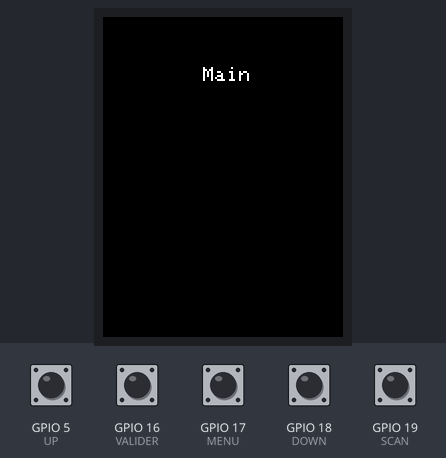
A sketch run on a simulated ESP32. Parts: 240×320 colour display. The test bench sets the inputs (shaded band); at power-on: GPIO 5 (UP), GPIO 16 (VALIDER), GPIO 17 (MENU), GPIO 18 (DOWN), GPIO 19 (SCAN) HIGH. What the sketch prints to the serial monitor is not drawn.

Above: at 6.5 s.
6.6 s: GPIO 17 (MENU) pulled LOW for 0.15 s
At 7.8 s:
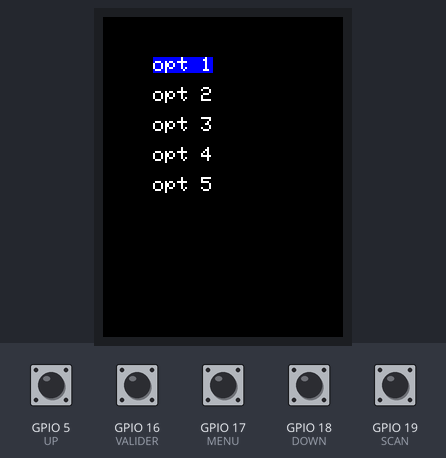
8.2 s: GPIO 5 (UP) pulled LOW for 0.15 s
At 9.0 s:
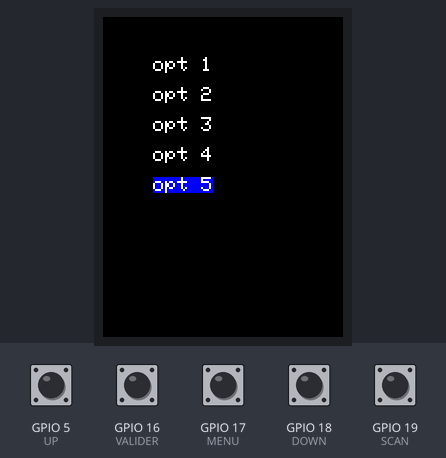
9.8 s: GPIO 5 (UP) pulled LOW for 1 s
At 10.3 s:
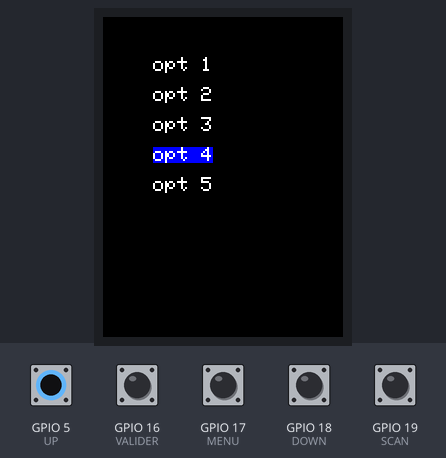
13.9 s: GPIO 18 (DOWN) pulled LOW for 0.15 s
At 14.4 s:
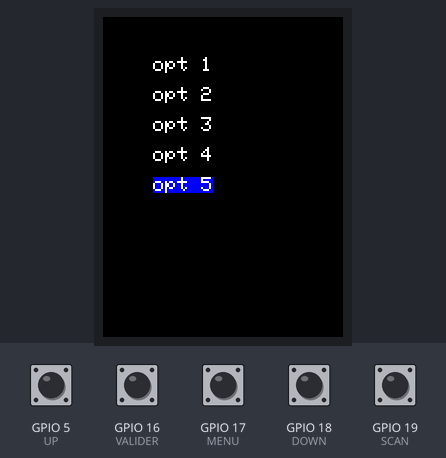

The sketch:

leytrack.ino
```cpp
#include "leytrack.h"

#include <TFT_eSPI.h>

void setup() {
    Serial.begin(115200);
    _setup();
}

void loop() {
    _loop();
}
```

leytrack.cpp
```cpp
#include "leytrack.h"
#include "src/interface/screens/splash/splash.h"
#include "src/interface/screens/main/main.h"

#include "src/actions/handler.h"


TFT_eSPI tft = TFT_eSPI(); // Create TFT object

void _setup() {
    // Initialize the TFT display
    tft.init();
    tft.setRotation(0);
    tft.fillScreen(0x0000);

    // debug
    // tft.setTextSize(2);
    // tft.setTextColor(0xFFFF, 0x0000); // Set text color to white with black background
    // tft.setCursor(75, 120);
    // tft.println("Leytrack");

    splashScreen(5000, tft);    // Show splash screen for 5 seconds
    // tft.fillScreen(0x0000);     // Clear the screen after splash

    // // Initialise the user experience
    initActionHandler();

    drawMainScreen(tft);
}

void _loop() {
    handleActions(tft);            // Handle user actions
}
```

leytrack.h
```cpp
#ifndef _H_LEYTRACK_H_
#define _H_LEYTRACK_H_

#include <TFT_eSPI.h>

extern TFT_eSPI tft;

void _setup();
void _loop();

#endif
```

handler.cpp
```cpp
#include "handler.h"
#include "../behavior/scanner/scanner.h"
#include "../interface/screens/main/main.h"
#include "../behavior/menu/menuBehavior.h"

static const unsigned long debounceDelay = 50; // ms

// États des switchs
static bool radarOn = false;
static bool menuOn  = false;

// Variables pour debounce
static int lastRadarState = HIGH, lastMenuState = HIGH, lastUpState = HIGH, lastDownState = HIGH, lastOkState = HIGH;
static unsigned long lastRadarTime = 0, lastMenuTime = 0, lastUpTime = 0, lastDownTime = 0, lastOkTime = 0;

void initActionHandler() {
    // Init each button pin
    pinMode(SCAN, INPUT_PULLUP);
    pinMode(MENU, INPUT_PULLUP);
    pinMode(UP, INPUT_PULLUP);
    pinMode(DOWN, INPUT_PULLUP);
    pinMode(VALIDER, INPUT_PULLUP);
}

void handleActions(TFT_eSPI &tft) {
    unsigned long currentMillis = millis();

    // === Bouton RADAR (switch) ===
    int radarState = digitalRead(SCAN);
    if (radarState != lastRadarState && (currentMillis - lastRadarTime) > debounceDelay) {
        lastRadarTime = currentMillis;
        if (radarState == LOW) { // clic
            if (menuOn) {
                menuOn = false; // Turn off menu if radar is started
                Serial.println("Force Menu OFF");
                stopMenu(tft);
            }
            radarOn = !radarOn;
            Serial.println(radarOn ? "Radar ON" : "Radar OFF");

            // action

            if (radarOn) {
                startNewScan(tft);
            } else {
                stopScan(tft);
                drawMainScreen(tft);
            }


        }
    }
    lastRadarState = radarState;

    // === Bouton MENU (switch) ===
    int menuState = digitalRead(MENU);
    if (menuState != lastMenuState && (currentMillis - lastMenuTime) > debounceDelay) {
        lastMenuTime = currentMillis;
        if (menuState == LOW) {
            if (radarOn) {
                radarOn = false; // Turn off radar if menu is opened
                Serial.println("Force Radar OFF");
                stopScan(tft);
            }
            menuOn = !menuOn;
            Serial.println(menuOn ? "Menu ON" : "Menu OFF");

            if (menuOn) {
                //tft.fillScreen(0x0000); // directement dans menuBehavior
                startMenu(tft);
            } else {
                stopMenu(tft);
                drawMainScreen(tft);
            }

        }
    }
    lastMenuState = menuState;

    if (!menuOn) { // menuBehavior prend le relai sur ces boutons
        // === Bouton UP (momentary) ===
        int upState = digitalRead(UP);
        if (upState != lastUpState && (currentMillis - lastUpTime) > debounceDelay) {
            lastUpTime = currentMillis;
            if (upState == LOW) {
                Serial.println("Haut");
            }
        }
        lastUpState = upState;

        // === Bouton DOWN (momentary) ===
        int downState = digitalRead(DOWN);
        if (downState != lastDownState && (currentMillis - lastDownTime) > debounceDelay) {
            lastDownTime = currentMillis;
            if (downState == LOW) {
                Serial.println("Bas");
            }
        }
        lastDownState = downState;

        // === Bouton OK (momentary) ===
        int okState = digitalRead(VALIDER);
        if (okState != lastOkState && (currentMillis - lastOkTime) > debounceDelay) {
            lastOkTime = currentMillis;
            if (okState == LOW) {
                Serial.println("OK");
            }
        }
        lastOkState = okState;
    }

}
```

handler.h
```cpp
#ifndef _H_HANDLER_H_
#define _H_HANDLER_H_

#include "../../config/config.h"
#include <Arduino.h>

#include <TFT_eSPI.h>

void initActionHandler();    // Init butons
void handleActions(TFT_eSPI &tft);        // Read and handle inputs

#endif
```

menuBehavior.cpp
```cpp
#include "menuBehavior.h"
#include "../../../config/config.h"
#include "../../interface/screens/menu/menu.h"
#include <Arduino.h>


static const unsigned long debounceDelay = 50; // ms
static int lastUpState = HIGH, lastDownState = HIGH, lastOkState = HIGH;
static unsigned long lastUpTime = 0, lastDownTime = 0, lastOkTime = 0;

// FreeRTOS
TaskHandle_t menuTaskHandle = NULL;
bool menuRunning = false;

// === Tâche Menu ===
void menuTask(void *pvParameters) {
    TFT_eSPI *tft = (TFT_eSPI *)pvParameters;

    tft->fillScreen(0x0000);
    drawMenu(*tft); // Affichage initial

    bool menuNeedsRefresh = true;

    while (menuRunning) {
        unsigned long currentMillis = millis();

        // Bouton UP
        int upState = digitalRead(UP);
        if (upState != lastUpState && (currentMillis - lastUpTime) > debounceDelay) {
            lastUpTime = currentMillis;
            if (upState == LOW) {
                selectedItem--;
                if (selectedItem < 0) selectedItem = menuLength - 1;
                menuNeedsRefresh = true;
                Serial.println("Haut dans le menu");
            }
        }
        lastUpState = upState;

        // Bouton DOWN
        int downState = digitalRead(DOWN);
        if (downState != lastDownState && (currentMillis - lastDownTime) > debounceDelay) {
            lastDownTime = currentMillis;
            if (downState == LOW) {
                selectedItem++;
                if (selectedItem >= menuLength) selectedItem = 0;
                menuNeedsRefresh = true;
                Serial.println("Bas dans le menu");
            }
        }
        lastDownState = downState;

        // Bouton OK
        int okState = digitalRead(VALIDER);
        if (okState != lastOkState && (currentMillis - lastOkTime) > debounceDelay) {
            lastOkTime = currentMillis;
            if (okState == LOW) {
                Serial.printf("OK pressed on %d\n", selectedItem + 1);
            }
        }
        lastOkState = okState;

        // Rafraîchissement uniquement si nécessaire
        if (menuNeedsRefresh) {
            drawMenu(*tft);
            menuNeedsRefresh = false;
        }

        vTaskDelay(pdMS_TO_TICKS(10)); // bouclage fluide
    }


    vTaskDelete(NULL);
}

// === Lancer le menu ===
void startMenu(TFT_eSPI &tft) {
    if (menuRunning) return; // Déjà en cours

    menuRunning = true;
    xTaskCreatePinnedToCore(
        menuTask,          // Fonction
        "MenuTask",        // Nom
        4096,              // Taille stack
        &tft,              // Paramètre
        1,                 // Priorité
        &menuTaskHandle,   // Handle
        1                  // Core 1 (affichage)
    );
}

// === Arrêter le menu ===
void stopMenu(TFT_eSPI &tft) {
    if (!menuRunning) return;

    menuRunning = false;
    while (menuTaskHandle != NULL && eTaskGetState(menuTaskHandle) != eDeleted) {
        vTaskDelay(pdMS_TO_TICKS(10));
    }
    menuTaskHandle = NULL;

    //drawMainScreen(tft); // Retour écran principal
}
```

menuBehavior.h
```cpp
#ifndef _H_MENUBEHAVIOR_H_
#define _H_MENUBEHAVIOR_H_

#include <TFT_eSPI.h>

void startMenu(TFT_eSPI &tft);

void stopMenu(TFT_eSPI &tft);

#endif
```

scanner.cpp
```cpp
#include "scanner.h"
#include "../../interface/screens/radar/radar.h"

#include <Arduino.h> // Pour FreeRTOS sur ESP32

// Handle de la tâche radar
TaskHandle_t radarTaskHandle = NULL;
bool radarRunning = false;

// ==== Tâche radar ====
void radarTask(void *pvParameters) {
    TFT_eSPI *tft = (TFT_eSPI *)pvParameters;

    while (radarRunning) {
        radarBackground(*tft); // Affiche le radar
        for (int i = 0; i < 300; i++) { // 300 x 10 ms = 3 secondes
            if (!radarRunning) break;   // Si on a demandé l'arrêt, on sort tout de suite
            vTaskDelay(pdMS_TO_TICKS(10));
        }
    }

    // Fin de la tâche
    vTaskDelete(NULL);
}

void startNewScan(TFT_eSPI &tft) {
    if (radarRunning) return; // Déjà en cours

    radarRunning = true;

    // Création d'une tâche FreeRTOS sur le core 1
    xTaskCreatePinnedToCore(
        radarTask,         // Fonction
        "RadarTask",       // Nom
        4096,              // Taille de la pile (bytes)
        &tft,              // Paramètre
        1,                 // Priorité
        &radarTaskHandle,  // Handle
        1                  // Core (1 recommandé pour l'affichage)
    );
}

void stopScan(TFT_eSPI &tft) {
    if (!radarRunning) return;

    radarRunning = false;

    // Optionnel : attendre que la tâche se termine
    while (radarTaskHandle != NULL && eTaskGetState(radarTaskHandle) != eDeleted) {
        vTaskDelay(pdMS_TO_TICKS(10));
    }

    radarTaskHandle = NULL;

    //drawMainScreen(tft); // Retour écran principal
}
```

scanner.h
```cpp
#ifndef _H_SCANNER_H_
#define _H_SCANNER_H_

#include <TFT_eSPI.h>


void startNewScan(TFT_eSPI &tft);
void stopScan(TFT_eSPI &tft);

#endif
```

communication.cpp
```cpp
#include "communication.h"
```

communication.h
```cpp
#ifndef _H_COMMUNICATION_H_
#define _H_COMMUNICATION_H_

#include <Arduino.h>
#include "../position/position.h"
// ==============================
// LoRa Const
// ==============================
#define LORA_BROADCAST_ADDR 0xFF   // broadcast LoRa addr
#define LORA_SYNC_WORD      0x34   // Sync word
#define LORA_FREQ           868E6  // LoRa freq (Europe)

// ==============================
// Structures
// ==============================

// recherche qlq
struct positionRequest_s {
    int UID;    // -1 => ignorer
    int target; // -1 => recherche dans tout les amis
    int TTL;
} __attribute__((packed));

// if I recieve a search request from someone that I know I answer with this
struct response_s {
    int UID;
    int target;
    position pos;
    int TTL;
} __attribute__((packed));


typedef positionRequest_s request ;
typedef response_s response ;

// default values :
const request defaultRequest = {
    -1, // UID
    -1, // target
    -1  // TTL
};

const response defaultResponse = {
    -1,-1,{0.0f, 0.0f, 0.0f, 0},-1
};

// ==============================
// Fonctions
// ==============================

// Initialise le module LoRa
void initLora();

request packRequest(int uid, int target, int ttl); // pack a request

response packResponse(int uid, int target, position pos, int ttl); // pack a response from uid target pos and a ttl

// Broadcast un message ()=> true si ça a fonctionné false sinon
// ignorer les valeurs par défaut
bool broadcast(const request &request = defaultRequest, const response &response = defaultResponse);

void listen();

void handleResponse();


#endif
```

main.cpp
```cpp
#include "main.h"

// temp main screen : cépalaprio

void drawMainScreen(TFT_eSPI &tft) {
    // suppose that the tft is initialized
    tft.fillScreen(0x0000);
    tft.setCursor(100, 50);
    tft.setTextSize(2);
    tft.setTextColor(0xFFFF, 0x0000);

    tft.println("Main");
}
```

main.h
```cpp
#ifndef _H_MAIN_H_
#define _H_MAIN_H_

#include <TFT_eSPI.h>

void drawMainScreen(TFT_eSPI &tft);

#endif
```

menu.cpp
```cpp
#include "menu.h"

const char* menuItems[] = {
    "opt 1",
    "opt 2",
    "opt 3",
    "opt 4",
    "opt 5"
};

const int menuLength = sizeof(menuItems) / sizeof(menuItems[0]);

int selectedItem = 0; // active option index
int currentIndex = 0;
int lastIndex = -1;

void initMenu(TFT_eSPI &tft) {
    // tft.init();
    tft.setRotation(0);
    // tft.fillScreen(0x0000);
    tft.setTextSize(2);

}

void drawMenu(TFT_eSPI &tft) {
    initMenu(tft);

    for (int i = 0; i < menuLength; i++) {
        if (i== selectedItem) {
            tft.setTextColor(0xffff, 0x001f); // Highlight color
        } else {
            tft.setTextColor(0xffff, 0x0000);
        }
        tft.setCursor(50, 40 + i *30); // offset for each item
        tft.println(menuItems[i]);
    }
}
```

menu.h
```cpp
#ifndef _H_MENU_H_
#define _H_MENU_H_

#include <TFT_eSPI.h>

extern TFT_eSPI tft;

extern const int menuLength;
extern int selectedItem;
extern int lastIndex;
extern int currentIndex;

extern const char* menuItems[];

void initMenu(TFT_eSPI &tft);
void drawMenu(TFT_eSPI &tft);


#endif
```

radar.cpp
```cpp
#include "radar.h"


// Radar background => aesthetic + each circle is a range
void radarBackground(TFT_eSPI &tft) {

      tft.setRotation(0);

      uint16_t bgColor = 0x00E0; // Couleur verte foncée
      tft.fillScreen(bgColor);

      int centerX = tft.width() / 2;
      int centerY = tft.height() / 2;


      uint16_t circleColor = 0x01A0;

      for (int i = 1; i <= 5; i++) {
        int radius = i * 20;
        tft.drawCircle(centerX, centerY, radius, circleColor);
      }

      // point central
      tft.fillCircle(centerX, centerY, 2, 0x01A0);

}

// Place a marker on the radar screen
// each marker is a friend
void placeMarker(TFT_eSPI &tft, int x, int y, uint16_t color) {
    tft.fillCircle(x, y, 5, color);
}
```

radar.h
```cpp
#ifndef _H_RADAR_H_
#define _H_RADAR_H_

#include <TFT_eSPI.h>

extern TFT_eSPI tft;

void radarBackground(TFT_eSPI &tft);
void placeMarker(TFT_eSPI &tft, int x, int y, uint16_t color);

#endif
```

splash.cpp
```cpp
#include "splash.h"

void splashScreen(int duration, TFT_eSPI &tft) {
    unsigned long startTime = millis();

    // Array of texts to cycle through
    const char* texts[] = {"LeyTrack", "vALPHA1.0"};
    int numTexts = sizeof(texts) / sizeof(texts[0]);
    int currentTextIndex = 0;

    while(millis() - startTime <= duration) { // so we can adjust splash duration from main file
        // We want to make a "breathing" effect
        // So we are gonn tweak the opacity of the text following a sine wave
        float timeElapsed = (float)(millis() - startTime) / 1000.0;             // Convert to seconds
        float breathingCycle = sin(timeElapsed *2.0) *.5 +.5;                   // between 0 and 1
        uint16_t textColor = tft.color565(256 * breathingCycle, 255 * breathingCycle, 255 * breathingCycle);

        // Change text based on breathing cycle peaks (when breathingCycle is near 0)
        static float lastBreathingCycle = 0.0;
        if (lastBreathingCycle > 0.1 && breathingCycle <= 0.1) {
            tft.fillScreen(0x0000);                                            // Clear the screen
            currentTextIndex = (currentTextIndex + 1) % numTexts;
        }
        lastBreathingCycle = breathingCycle;

        tft.setTextSize(2);                                                    // Set text size

        tft.setCursor(75, 120);
        tft.setTextColor(textColor, 0x0000);
        tft.println(texts[currentTextIndex]);

        delay(50);                                                              // limits updates
    }
}
```

splash.h
```cpp
#ifndef _H_SPLASH_H_
#define _H_SPLASH_H_

#include <TFT_eSPI.h>

extern TFT_eSPI tft;
void splashScreen(int duration, TFT_eSPI &tft);

#endif
```

position.h
```cpp
#ifndef _H_POSITION_H_
#define _H_POSITION_H_

struct position_s {
    float lon;
    float lat;
    float elevation;
    int time; //timestamp
};

typedef position_s position ;

#endif
```

config.h
```cpp
// FICHIER DE CONFIGURATION DES PINS (BOUTONS ETC...)
#ifndef _H_CONFIG_H_
#define _H_CONFIG_H_


// Boutons
#define SCAN    19
#define MENU    17
#define UP      5
#define DOWN    18
#define VALIDER 16

// #define TFT_MOSI 12  // "SDA"
// #define TFT_SCLK 14
// #define TFT_CS   13  // Chip select control pin
// #define TFT_DC   26  // Data Command control pin
// #define TFT_RST  32

#endif
```

Measured:
- after the input at 6.6 s, the display: changes after 0.09 s (image 1)
- after the input at 8.2 s, the display: changes at once (image 2)
- after the input at 9.8 s, the display: changes at once (image 3)
- after the input at 13.9 s, the display: changes at once (image 4)
